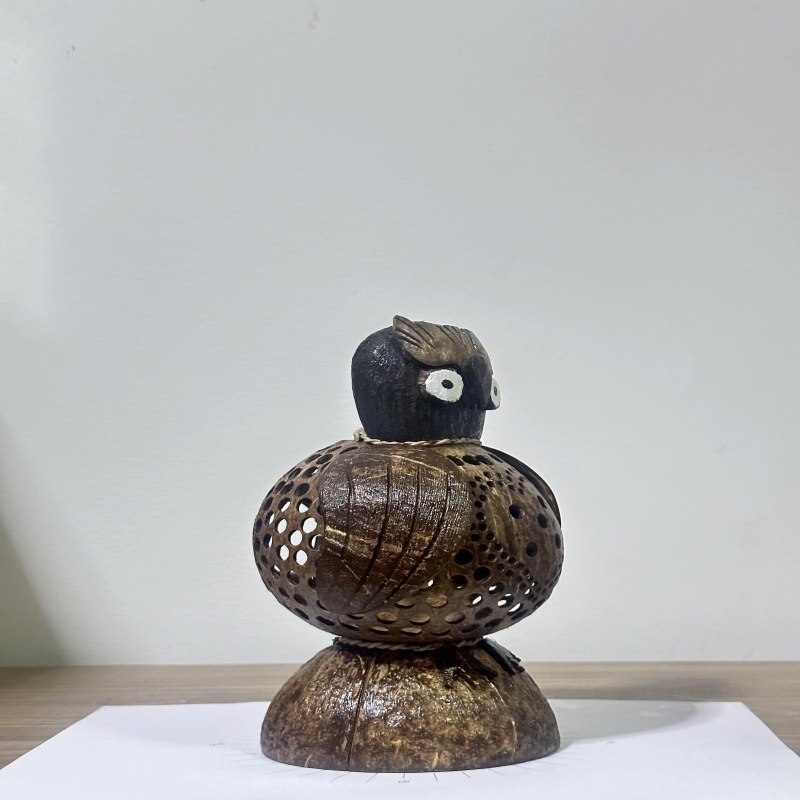
#> input picture output/prepared/horizontal/view07.JPG, 800 x 800 px; its folder holds 3 pictures in this run
$ python 2_feature_matching.py
#> lines starting #> are read from the running program, lines starting #| are printed output that depends on the picture
import cv2
import glob
import os

rings = ["horizontal", "upper"]

sift = cv2.SIFT_create()
bf = cv2.BFMatcher()

for ring in rings:

    images = sorted(
        glob.glob(f"prepared/{ring}/*.JPG")
    )

    if len(images) < 2:
        print(f"Not enough images in {ring}")
        continue

    output_folder = f"feature_matches/{ring}"
    os.makedirs(output_folder, exist_ok=True)

    print(f"\nProcessing {ring}")
    print("Images found:", len(images))

    for i in range(len(images) - 1):

        img1 = cv2.imread(images[i])
#> img1 is the input picture: shape (800, 800, 3); mean B, G, R 179, 179.1, 178.8
        img2 = cv2.imread(images[i + 1])
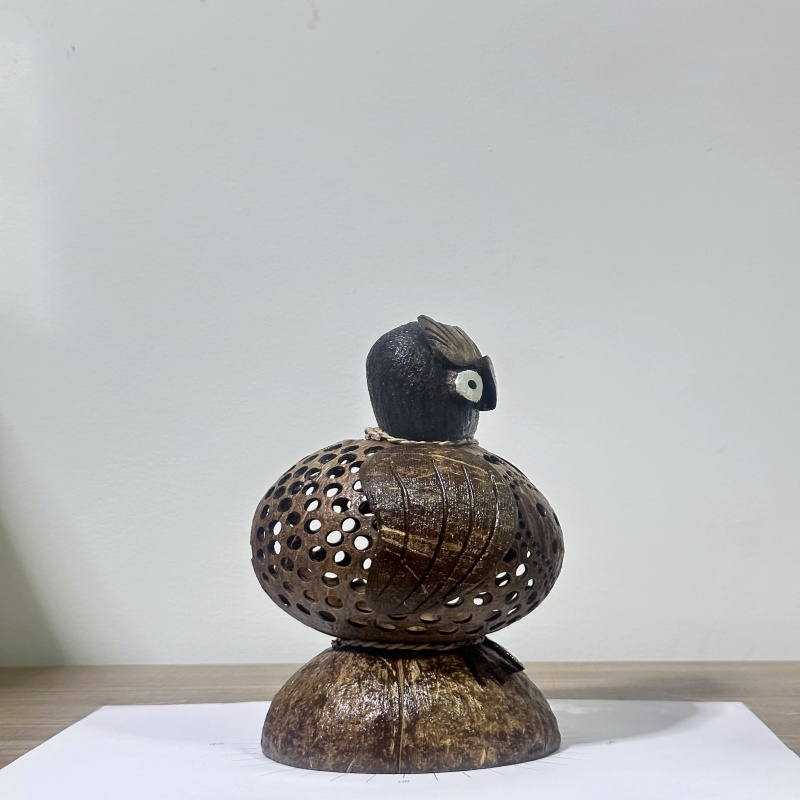
#> input picture output/prepared/horizontal/view09.JPG, 800 x 800 px
#> img2 is the input picture: shape (800, 800, 3); mean B, G, R 179.1, 179.2, 178.7

        gray1 = cv2.cvtColor(
            img1,
            cv2.COLOR_BGR2GRAY
        )
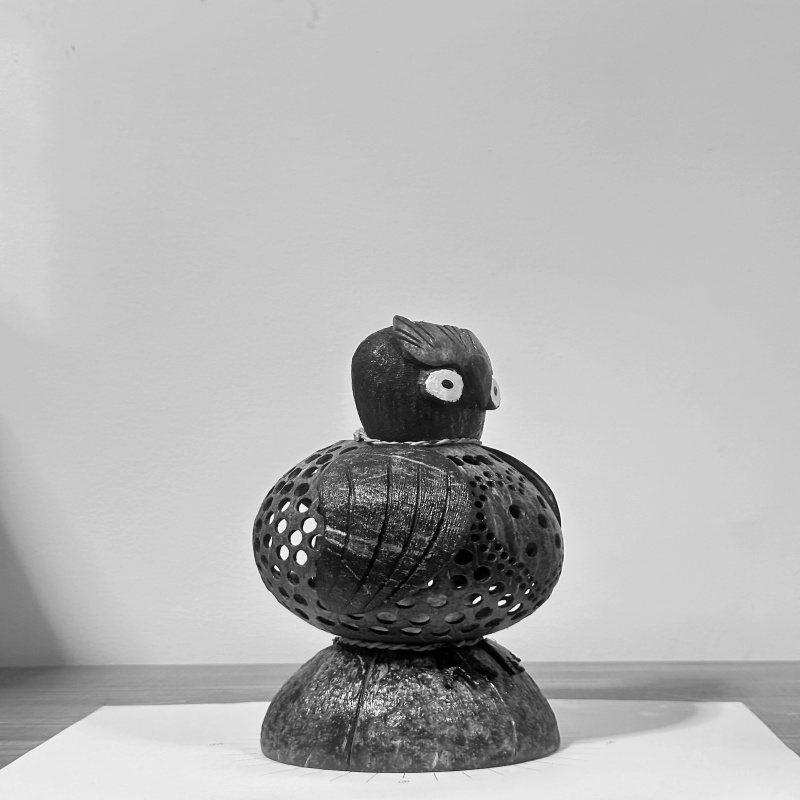
#> gray1: shape (800, 800); min 0, max 253, mean 179

        gray2 = cv2.cvtColor(
            img2,
            cv2.COLOR_BGR2GRAY
        )
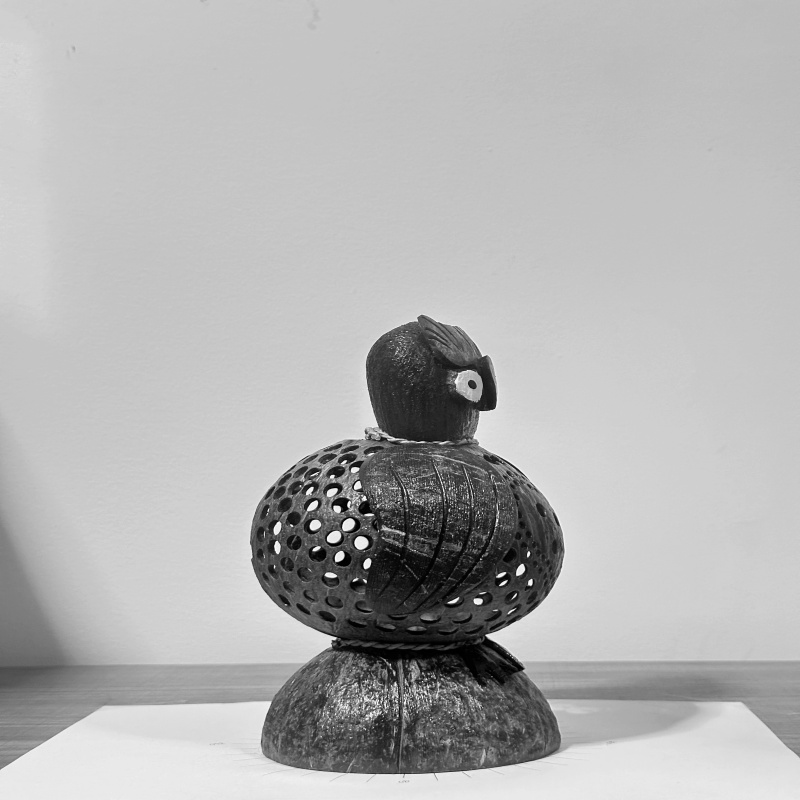
#> gray2: shape (800, 800); min 0, max 252, mean 179

        kp1, des1 = sift.detectAndCompute(gray1, None)
#> kp1 = 1239 keypoints; strongest (x, y, size): (430, 583, 3.1), (492, 588, 2.9), (527, 591, 2.3), (478, 599, 3.1)
        kp2, des2 = sift.detectAndCompute(gray2, None)
#> kp2 = 1260 keypoints; strongest (x, y, size): (530, 583, 3.5), (340, 556, 6.1), (528, 554, 2.5), (520, 570, 6)

        if des1 is None or des2 is None:
            print(
                f"No descriptors: view {i+1} -> view {i+2}"
            )
            continue

        matches = bf.knnMatch(des1, des2, k=2)
#> matches = 1239 matches

        good_matches = []

        for pair in matches:

            if len(pair) < 2:
                continue

            m, n = pair

            if m.distance < 0.75 * n.distance:
                good_matches.append(m)
#> after the loop, good_matches = 145 matches

        result = cv2.drawMatches(
            img1,
            kp1,
            img2,
            kp2,
            good_matches,
            None,
            flags=cv2.DrawMatchesFlags_NOT_DRAW_SINGLE_POINTS
        )
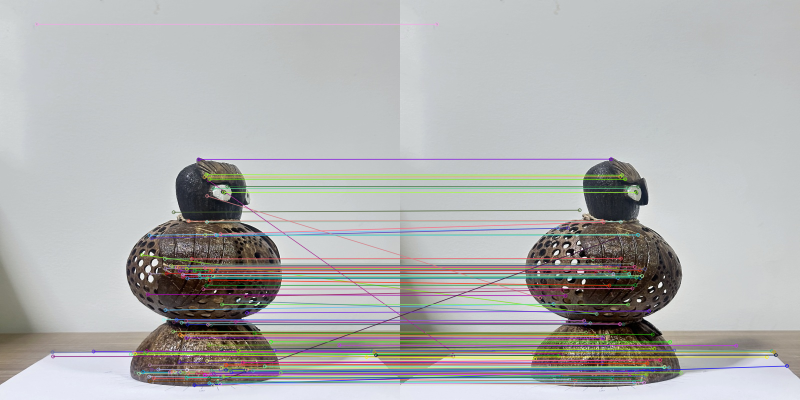
#> result: shape (800, 1600, 3) (shown at 1/2 size); mean B, G, R 177.1, 177.4, 176.9

        filename = (
            f"{output_folder}/match_{i:02d}.jpg"
        )

        cv2.imwrite(filename, result)

        print(
            f"{ring}: view {i+1} -> view {i+2}: "
            f"{len(good_matches)} good matches"
        )
#| horizontal: view 1 -> view 2: 145 good matches

print("\nAll feature matching finished.")
